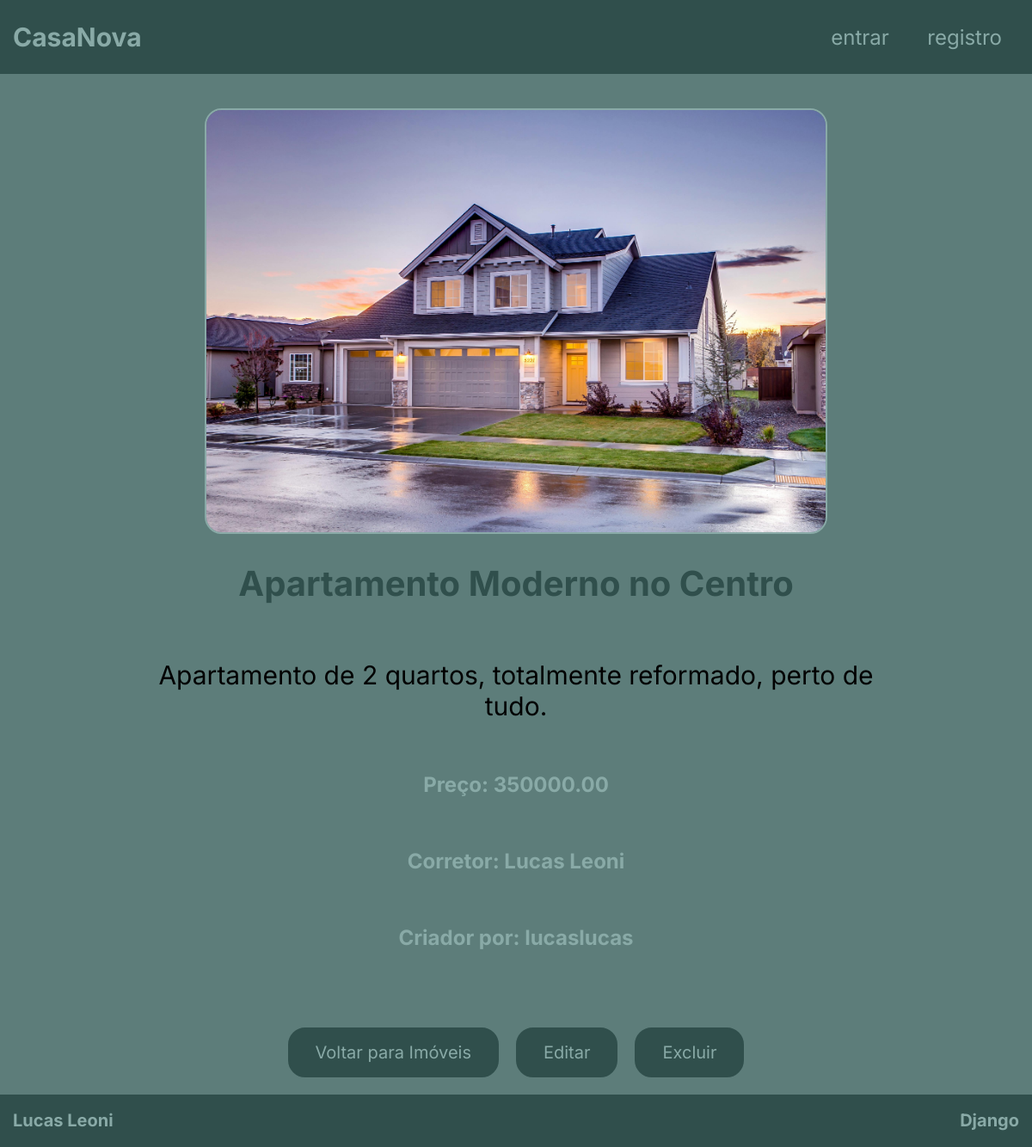
The page /imovel/1 on the database its author committed.
### imobiliaria/models.py (models this page shows, shortened)
class Imovel(models.Model):
    titulo = models.CharField(max_length=150)
    descricao = models.TextField()
    preco = models.DecimalField(max_digits=10, decimal_places=2)
    foto_principal = models.ImageField(upload_to='imobiliaria/media/')
    disponivel = models.BooleanField(default=True)
    corretor = models.ForeignKey(Corretor, on_delete=models.CASCADE)
    criado_por = models.ForeignKey(User, on_delete=models.SET_NULL, null=True)

class Corretor(models.Model):
    nome = models.CharField(max_length=150)
    creci = models.CharField(max_length=20, unique=True)
    telefone = models.CharField(max_length=15)
    def __str__(self):
        return self.nome

### imobiliaria/views.py (the view)
# urls.py: path('imovel/<int:pk>', ImovelDetail.as_view(), name="imovel-detail"),
class ImovelDetail(DetailView):
    model = Imovel
    template_name = 'pages/detail-imoveis.html'
    context_object_name = "imovel"

### imobiliaria/templates/pages/detail-imoveis.html
{% extends 'base/base.html' %}
{% block content %}
<section class="detail">
    <div class="detail-container">
        <div class="detail-image">
            <img src="{{ imovel.foto_principal.url }}">
        </div>
        <div class="detail-text">
            <h1>{{ imovel.titulo }}</h1>
            <p>{{ imovel.descricao }}</p>
            <h2>Preço: {{ imovel.preco }}</h2>
            <h2>Corretor: {{ imovel.corretor }}</h2>
            <h2>Criador por: {{ imovel.criado_por }}</h2>
        </div>
    </div>
    <div class="detail-button">
        <a href="{% url 'imobiliaria:imovel-list' %}" class="btn btn-primary">Voltar para Imóveis</a>
        <a href="{% url 'imobiliaria:imovel-update' imovel.id %}">Editar</a>
        <a href="{% url 'imobiliaria:imovel-delete' imovel.id %}">Excluir</a>
    </div>
</section>
{% endblock content %}

### imobiliaria/static/css/styles.css (style rules this page uses)
html { scroll-behavior: smooth; font-size: 62.5%; }
body { padding: 0; margin: 0; height: 100%; font-size: 1.6rem; font-family: 'Inter', sans-serif; box-sizing: border-box; }
:root { --c1: #304F4C; --c2: #5D7D7A; --c3: #89AAA7; --c4: #FFF; }
.detail { height: 100%; background-color: var(--c2); }
.detail-container { width: 90rem; margin: 0 auto; padding: 4rem; }
.detail-image { display: flex; justify-content: center; }
.detail img { max-width: 100%; width: 80%; border: 2px solid var(--c3); border-radius: 2rem; transition: all 0.3s ease-in-out; }
.detail-text { display: flex; flex-direction: column; align-items: center; }
.detail-text h1 { color: var(--c1); font-size: 4rem; transition: all 0.2s ease-in-out; }
.detail-text p { font-size: 3rem; text-align: center; }
.detail h2 { color: var(--c3); padding: 1rem; transition: all 0.2s ease-in-out; }
.detail-button { display: flex; justify-content: center; gap: 2rem; margin-top: 2rem; padding-bottom: 2rem; }
.detail-button a { padding: 1.5rem 3rem; font-size: 2rem; font-family: 'Inter', sans-serif; background-color: var(--c1); color: var(--c3); border-radius: 2rem; transition: all 0.2s ease-in-out; text-decoration: none; border: 2px solid var(--c1); }

### rows shown on the page
Imovel: foto_principal (picture), titulo "Apartamento Moderno no Centro", descricao "Apartamento de 2 quartos, totalmente reformado, perto de tudo.", preco "350000.00", corretor "Lucas Leoni", criado_por "lucaslucas"
